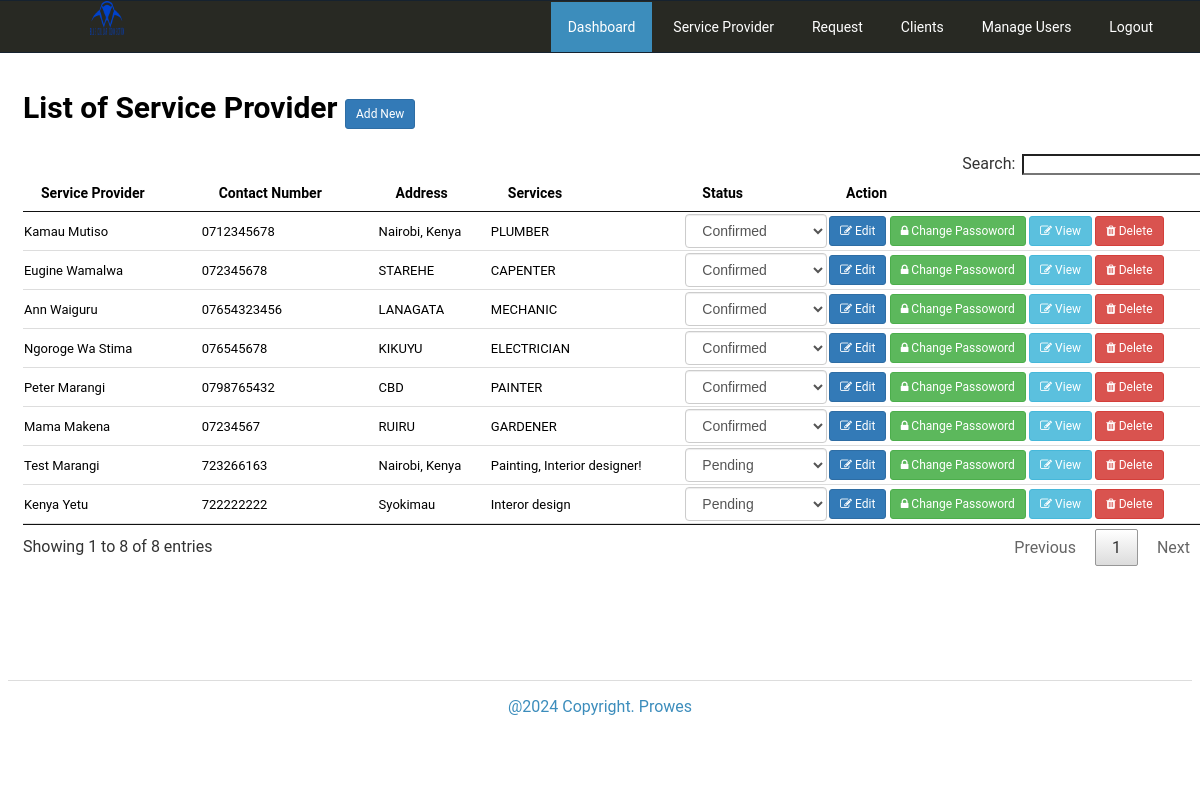
Screenshot of /admin/services/index.php (signed in) with the database file from the repository.
### tables this page shows
CREATE TABLE `tblserviceprovider` (
  `ServiceID` int(11) NOT NULL,
  `ServiceName` varchar(90) NOT NULL,
  `ServiceContact` varchar(30) NOT NULL,
  `ServiceAddress` text NOT NULL,
  `lat` double NOT NULL DEFAULT 0,
  `lng` double NOT NULL DEFAULT 0,
  `Services` text NOT NULL,
  `EmailAddress` varchar(90) NOT NULL DEFAULT 'ma5755333@gmail.com',
  `spUsername` varchar(90) NOT NULL,
  `spPassword` varchar(90) NOT NULL,
  `Status` varchar(90) NOT NULL DEFAULT 'Confirmed',
  `PicLoc` text NOT NULL
);

### admin/services/index.php (called while the page is built, shortened)
<?php
require_once("../nav/navigation.php");
?>

### includes/database.php (called while the page is built, shortened)
<?php
class Database
{
    public $sql_string = '';
    private $conn;
    public function open_connection()
    {
        $this->conn = new mysqli(server, user, pass, database_name);
    }
    public function setQuery($sql = '')
    {
        $this->sql_string = $sql;
    }
    public function executeQuery()
    {
        $result = $this->conn->query($this->sql_string);
        return $result;
    }
    private function confirm_query($result)
    {
        return $result;
    }
    public function loadResultList($key = '') {
        $cur = $this->executeQuery();
        $array = array();
        if ($cur->num_rows > 0) {
            while ($row = $cur->fetch_object()) {
                if ($key) {
                    $array[$row->$key] = $row;
                } else {
                    $array[] = $row;
                }
            }
        }
        return $array;
    }
}
$mydb = new Database();
?>

### admin/services/list.php (the view, shortened to what this page needs)
?>   <div class="page-header">
		<h2>List of Service Provider <span><a class="btn btn-primary btn-sm" href="index.php?view=add">Add New</a></span></h2>
	</div>
        <div class="table-responsive">
                <table class="hover" id="dash-tables"   cellspacing="0" >
				  <thead>
				  		<th>Service Provider</th>
				  		<th>Contact Number</th>
				  		<th>Address</th>
				  		<th>Services</th>
				  		<th>Status</th>
				  		<th width="32%">Action</th>
				  </thead>
				  <tbody>
				  	<?php
				  		$mydb->setQuery("SELECT *
											FROM  `tblserviceprovider`");
				  		$cur = $mydb->loadResultList();
						foreach ($cur as $result) {
				  		echo '<tr>';
				  		echo '<td>' . $result->ServiceName.'</a></td>';
				  		echo '<td>'. $result->ServiceContact.'</td>';
				  		echo '<td>'. $result->ServiceAddress.'</td>';
				  		echo '<td>'. $result->Services.'</td>';
				  		echo '<td><select class="form-control select_status" data-id="'.$result->ServiceID.'" id="'.$result->ServiceID.'status">';
			  					if($result->Status=='Pending') { echo '<option Selected >Pending</option>';  }else{ echo '<option >Pending</option>'; }
			  					if($result->Status=='Confirmed') { echo '<option Selected >Confirmed</option>';  }else{ echo '<option >Confirmed</option>'; }
				  			echo '</select>
				  				 </td>';
				  			$btn= '<a title="Edit" href="index.php?view=edit&id='.$result->ServiceID.'" class="btn btn-primary btn-sm  " ><i class="fa fa-edit"></i> Edit</a> <a title="Edit" href="index.php?view=changepassword&id='.$result->ServiceID.'" class="btn btn-success btn-sm  " ><i class="fa fa-lock"></i> Change Passoword</a> <a title="View" href="index.php?view=view&id='.$result->ServiceID.'" class="btn btn-info btn-sm  " ><i class="fa fa-edit"></i> View</a>
				  					 <a title="Delete" href="controller.php?action=delete&id='.$result->ServiceID.'" class="btn btn-danger btn-sm"><i class="fa fa-trash"></i> Delete</a>';
				  		echo '<td > '.$btn.'</td>';
				  		echo '</tr>';
				  	}
				  	?>
				  </tbody>
				</table>
			</div>

### admin/css/style.css (style rules this page uses)
body { font-family: "Roboto", -apple-system, BlinkMacSystemFont, "Segoe UI", Roboto, "Helvetica Neue", Arial, sans-serif; }
.page-header { font-size: 20px; }
.page-header span { font-size: 14px; }
.btn { display: inline-block; padding: 6px 12px; margin-bottom: 0; font-size: 14px; font-weight: normal; line-height: 1.42857143; text-align: center; white-space: nowrap; vertical-align: middle; -ms-touch-action: manipulation; touch-action: manipulation; cursor: pointer; -webkit-user-select: none; -moz-user-select: none; -ms-user-select: none; user-select: none; background-image: none; border: 1px solid transparent; border-radius: 4px; }
.btn-primary { color: #fff; background-color: #337ab7; border-color: #2e6da4; }
.btn-success { color: #fff; background-color: #5cb85c; border-color: #4cae4c; }
.btn-info { color: #fff; background-color: #5bc0de; border-color: #46b8da; }
.btn-danger { color: #fff; background-color: #d9534f; border-color: #d43f3a; }
.btn-sm, .btn-group-sm > .btn { padding: 5px 10px; font-size: 12px; line-height: 1.5; border-radius: 3px; }
a.btn { text-decoration: none; }
.form-control { display: block; width: 100%; height: 34px; padding: 6px 12px; font-size: 14px; line-height: 1.42857143; color: #555; background-color: #fff; background-image: none; border: 1px solid #ccc; border-radius: 4px; -webkit-box-shadow: inset 0 1px 1px rgba(0, 0, 0, .075); box-shadow: inset 0 1px 1px rgba(0, 0, 0, .075); -webkit-transition: border-color ease-in-out .15s, -webkit-box-shadow ease-in-out .15s; -o-transition: border-color ease-in-out .15s, box-shadow ease-in-out .15s; transition: border-color ease-in-out .15s, box-shadow ease-in-out .15s; }
#dash-tables { text-align: left; }
#dash-tables th { font-size: 14px; font-weight: bold; }
#dash-tables td { font-size: 13px; padding: 2px 1px 2px 1px; border-bottom: .5px solid #ddd; }

### rows the page displays
tblserviceprovider: ServiceName "Kamau Mutiso", ServiceContact "0712345678", ServiceAddress "Nairobi, Kenya", Services "PLUMBER", Status+ServiceID "Confirmed"
tblserviceprovider: ServiceName "Eugine Wamalwa", ServiceContact "072345678", ServiceAddress "STAREHE", Services "CAPENTER", Status+ServiceID "Confirmed"
tblserviceprovider: ServiceName "Ann Waiguru", ServiceContact "07654323456", ServiceAddress "LANAGATA", Services "MECHANIC", Status+ServiceID "Confirmed"
tblserviceprovider: ServiceName "Ngoroge Wa Stima", ServiceContact "076545678", ServiceAddress "KIKUYU", Services "ELECTRICIAN", Status+ServiceID "Confirmed"
tblserviceprovider: ServiceName "Peter Marangi", ServiceContact "0798765432", ServiceAddress "CBD", Services "PAINTER", Status+ServiceID "Confirmed"
tblserviceprovider: ServiceName "Mama Makena", ServiceContact "07234567", ServiceAddress "RUIRU", Services "GARDENER", Status+ServiceID "Confirmed"
tblserviceprovider: ServiceName "Test Marangi", ServiceContact "723266163", ServiceAddress "Nairobi, Kenya", Services "Painting, Interior designer!", Status+ServiceID "Pending"
tblserviceprovider: ServiceName "Kenya Yetu", ServiceContact "722222222", ServiceAddress "Syokimau", Services "Interor design", Status+ServiceID "Pending"
